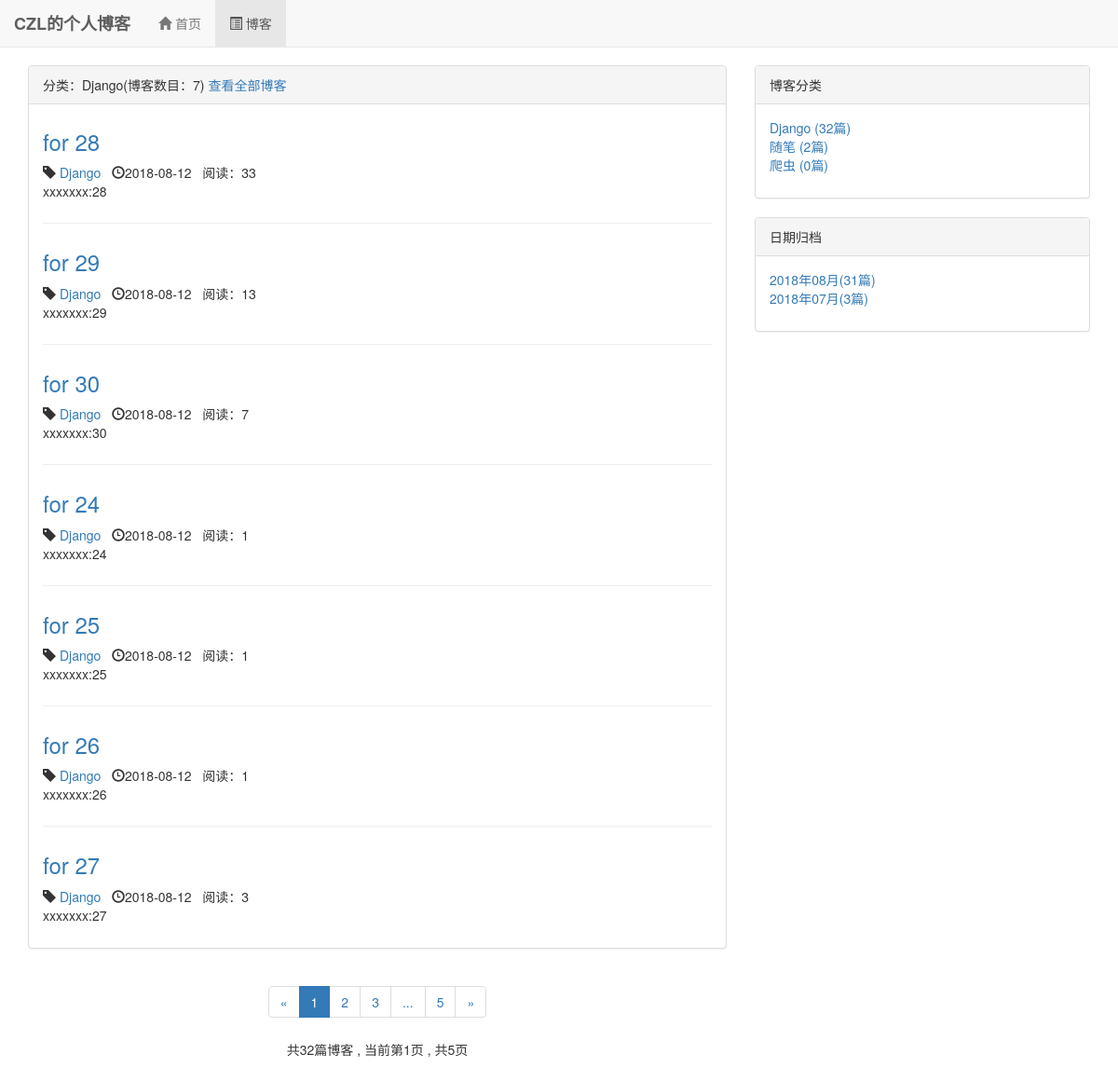
The page /blog/type/1 on the database its author committed.
### blog/models.py (models this page shows, shortened)
class BlogType(models.Model):
    type_name = models.CharField(max_length=15)
    def __str__(self):
        return self.type_name

class Blog(models.Model, ReadNumExpandMethod):
    title = models.CharField(max_length=50)
    blog_type = models.ForeignKey(BlogType, on_delete=models.DO_NOTHING)
    content = RichTextUploadingField()
    author = models.ForeignKey(User, on_delete=models.DO_NOTHING)
    read_details=GenericRelation(ReadDetail)
    created_time = models.DateTimeField(auto_now_add=True)
    last_updated_time = models.DateTimeField(auto_now=True)
    class Meta:
        ordering = ['-created_time']

### read_statistics/models.py (models this page shows)
class ReadNum(models.Model):
    read_num = models.IntegerField(default=0)
    content_type = models.ForeignKey(ContentType, on_delete=models.DO_NOTHING)
    object_id = models.PositiveIntegerField()
    content_object = GenericForeignKey('content_type', 'object_id')

### blog/views.py (the view)
# urls.py: path('type/<int:blog_type_pk>',views.blogs_with_type,name='blogs_with_type'),
def blogs_with_type(request, blog_type_pk):
    blog_type = get_object_or_404(BlogType, pk=blog_type_pk)
    blogs_all_list = Blog.objects.filter(blog_type=blog_type)
    context = get_blog_list_common_data(request, blogs_all_list)
    context['blog_type'] = blog_type
    return render(request,'blog/blog_with_type.html', context)

### read_statistics/models.py (called while the page is built)
    def get_read_num(self):
        try:
            ct = ContentType.objects.get_for_model(self)
            readnum = ReadNum.objects.get(content_type=ct, object_id=self.pk)
            return readnum.read_num
        except exceptions.ObjectDoesNotExist:
            return 0

### blog/template/blog/blog_with_type.html (shortened to what this page needs)
{% extends 'blog/blog_list.html' %}
{% block blog_list_title %}
    分类：{{ blog_type.type_name }}(博客数目：{{ blogs|length }})
    <a href="{% url 'blog_list' %}">查看全部博客</a>
{% endblock %}

### blog/template/blog/blog_list.html (shortened to what this page needs)
{% extends 'base.html' %}
{% block nav_blog_active %}active{% endblock %}
{% load staticfiles %}
{% block header_extends %}
    <link rel="stylesheet" href="{% static "blog/blog.css" %}">
{% endblock %}
{% block context %}
<div class="container">
    <div class="row">
            <div class="col-xs-12 col-sm-8 col-md-8 col-lg-8">
                <div class="panel panel-default">
                   <div class="panel-heading">{% block blog_list_title %}博客列表 {% endblock %}
                   </div>
                        <div class="panel-body">
                            {% for blog in blogs %}
                                <div class="blog">
                                     <h3><a href="{% url 'blog_detail' blog.pk %}">{{ blog.title }}</a></h3>
                                     <p class="blog-info">
                                     <span class="glyphicon glyphicon-tag" ></span><a href="{% url 'blogs_with_type' blog.blog_type.pk %}">
                                     {{ blog.blog_type }}&nbsp;&nbsp;</a>
                                     <span class="glyphicon glyphicon-time" ></span>{{ blog.created_time|date:"Y-m-d " }}  &nbsp;&nbsp;阅读：{{ blog.get_read_num }}
                                     </p>
                                     <p>{{ blog.content|striptags|truncatechars:30 }}</p>
                                 </div>
                            {% empty %}
                                <div class="blog">
                                   <h3>---暂无博客，尽情期待---</h3>
                                </div>
                            {% endfor %}
                        </div>
                    </div>
                <div class="paginator">
                          <ul class="pagination">
                                <li>
                                    {% if page_of_blogs.has_previous %}
                                        <a href="?page={{ page_of_blogs.previous_page_number }}" aria-label="Previous">
                                        <span aria-hidden="true">&laquo;</span>
                                        </a>
                                    {% else %}
                                         <span aria-hidden="true">&laquo;</span>
                                    {% endif %}
                                </li>
                                {% for page_num in page_range %}
                                    {% if page_num == page_of_blogs.number %}
                                        <li class="active"><span>{{ page_num }}</span></li>
                                    {% else %}
                                        {% if page_num == '...' %}
                                            <li><span>{{ page_num }}</span></li>
                                        {% else %}
                                            <li><a href="?page={{ page_num }}">{{ page_num }}</a></li>
                                        {% endif %}
                                    {% endif %}
                                {% endfor %}
                                <li>
                                    {% if page_of_blogs.has_next %}
                                        <a href="?page={{ page_of_blogs.next_page_number }}" aria-label="Next">
                                        <span aria-hidden="true">&raquo;</span>
                                        </a>
                                    {% else %}
                                         <span aria-hidden="true">&raquo;</span>
                                    {% endif %}
                                </li>
                          </ul>
                            <p>
                                共{{ page_of_blogs.paginator.count }}篇博客 ,
                                当前第{{ page_of_blogs.number }}页 ,
                                共{{ page_of_blogs.paginator.num_pages }}页
                            </p>
                 </div>
            </div>
            <div class="hidden-xs col-sm-4 col-md-4 col-lg-4">
               <div class="panel panel-default">
                  <div class="panel-heading">博客分类</div>
                    <div class="panel-body">
                       <ul class="blog-types" >
                           {% for blog_type in blog_types %}
                               <li><a href="{% url 'blogs_with_type' blog_type.pk %}">{{ blog_type.type_name }} ({{ blog_type.blog_count }}篇)</a>
                               </li>
                           {% empty %}
                               <li>暂无分类</li>
                           {% endfor %}
                       </ul>
                  </div>
            </div>
                <div class="panel panel-default">
                     <div class="panel-heading">日期归档</div>
                     <div class="panel-body">
                         <ul>
                             {% for blog_date,blog_count in blog_dates.items %}
                                     <li>
                                         <a href="{% url 'blogs_with_date' blog_date.year blog_date.month%}">
                                             {{ blog_date|date:"Y年m月" }}({{ blog_count }}篇)
                                         </a>
                                     </li>
                             {% endfor %}
                         </ul>
                     </div>
                </div>
        </div>
    </div>
</div>
{% endblock %}

### static/base.css (style rules this page uses)
* { margin: 0; padding : 0; }
body { margin-top: 70px!important; }
ul { list-style-type: none!important; }

### blog/static/blog/blog.css (style rules this page uses)
ul.blog-types { list-style-type: none; }
div.blog:not(:last-child) { margin-bottom: 2em; border-bottom: 1px solid #eee; padding-bottom: 1em; }
div.blog h3 { margin-top: 0.5em; }
div.blog p.blog-info { margin-bottom: 0; }
div.paginator { text-align: center; }

### rows shown on the page
BlogType: type_name "Django", blog_count "32"
Blog: title "for 28", blog_type "Django", created_time "2018-08-12", get_read_num "33", content "xxxxxxx:28"
Blog: title "for 29", blog_type "Django", created_time "2018-08-12", get_read_num "13", content "xxxxxxx:29"
Blog: title "for 30", blog_type "Django", created_time "2018-08-12", get_read_num "7", content "xxxxxxx:30"
Blog: title "for 24", blog_type "Django", created_time "2018-08-12", get_read_num "1", content "xxxxxxx:24"
Blog: title "for 25", blog_type "Django", created_time "2018-08-12", get_read_num "1", content "xxxxxxx:25"
Blog: title "for 26", blog_type "Django", created_time "2018-08-12", get_read_num "1", content "xxxxxxx:26"
Blog: title "for 27", blog_type "Django", created_time "2018-08-12", get_read_num "3", content "xxxxxxx:27"
BlogType: type_name "随笔", blog_count "2"
BlogType: type_name "爬虫", blog_count "0"

### other values the page prints
{{ blogs|length }} "7"
{{ page_num }} "1"
{{ page_num }} "2" "3" "5"
{{ page_num }} "..."
{{ page_of_blogs.paginator.count }} "32"
{{ page_of_blogs.number }} "1"
{{ page_of_blogs.paginator.num_pages }} "5"
{{ blog_date|date:"Y年m月" }} "2018年08月" "2018年07月"
{{ blog_count }} "31" "3"
